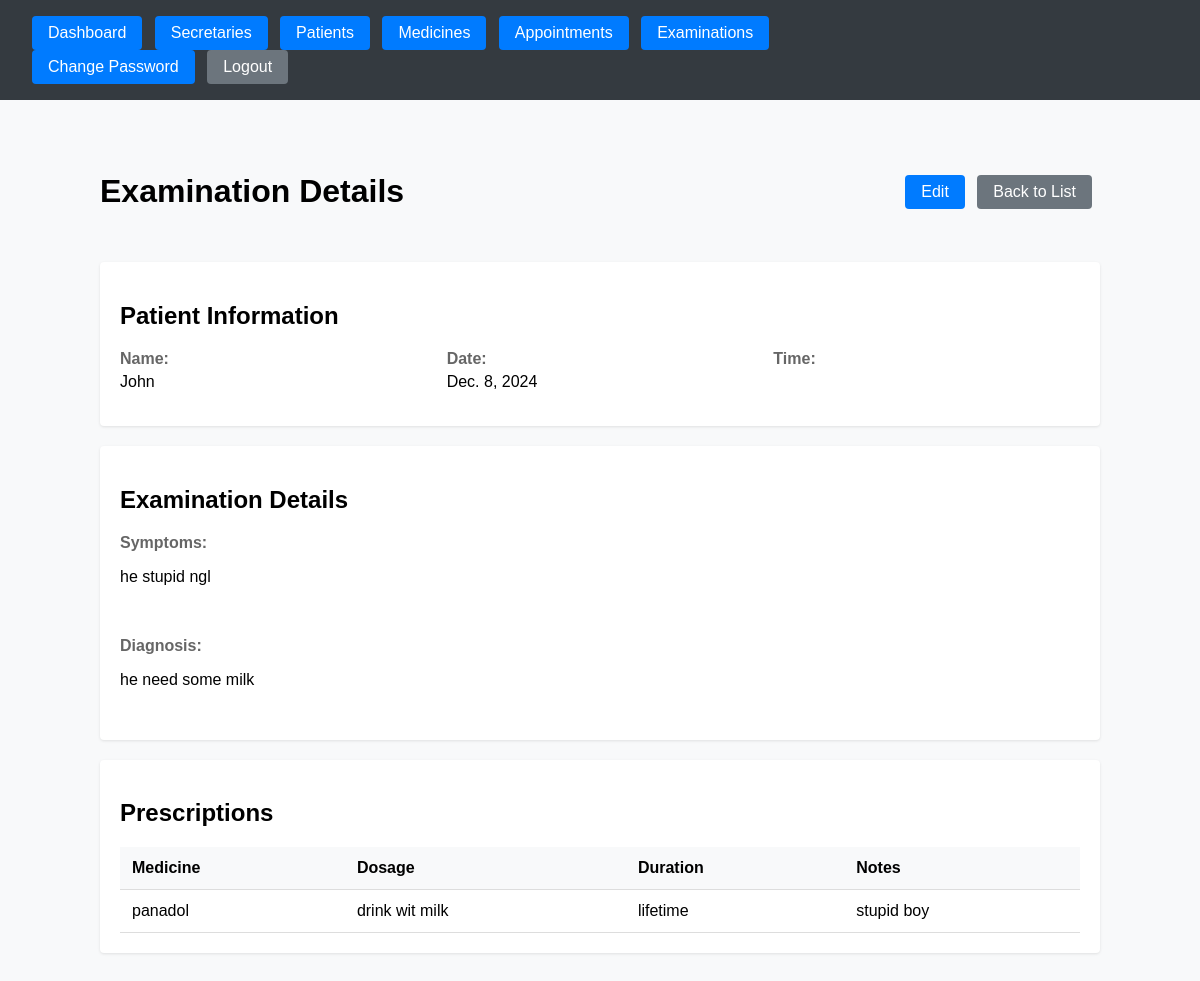
/examinations/3/ (signed in), run on the app's committed database.
### secretary_dash/models.py (models this page shows, shortened)
class Examination(models.Model):
    patient = models.ForeignKey(Patient, on_delete=models.CASCADE)
    date = models.DateField(auto_now_add=True)
    symptoms = models.TextField()
    diagnosis = models.TextField()
    created_by = models.ForeignKey(User, on_delete=models.CASCADE)
    created_at = models.DateTimeField(auto_now_add=True)
    class Meta:
        ordering = ['-date']

class Patient(models.Model):
    name = models.CharField(max_length=100)
    phone = models.CharField(max_length=20)
    email = models.EmailField()
    address = models.TextField()
    date_of_birth = models.DateField()
    created_at = models.DateTimeField(auto_now_add=True)
    class Meta:
        ordering = ['name']

class Prescription(models.Model):
    examination = models.ForeignKey(Examination, on_delete=models.CASCADE)
    medicine = models.ForeignKey(Medicine, on_delete=models.CASCADE)
    dosage = models.CharField(max_length=100)
    duration = models.CharField(max_length=100)
    notes = models.TextField(blank=True)

class Medicine(models.Model):
    name = models.CharField(max_length=100)
    description = models.TextField()
    side_effects = models.TextField()
    created_at = models.DateTimeField(auto_now_add=True)
    class Meta:
        ordering = ['name']

### secretary_dash/views.py (the view)
# urls.py: path('examinations/<int:pk>/', views.examination_detail, name='examination_detail'),
@login_required
@user_passes_test(lambda u: u.is_superuser)
def examination_detail(request, pk):
    examination = get_object_or_404(Examination, pk=pk)
    return render(request, 'secretary_dash/doctor/examination_detail.html', {
        'examination': examination
    })

### secretary_dash/templates/secretary_dash/doctor/examination_detail.html (shortened to what this page needs)
{% extends 'secretary_dash/doctor/base.html' %}
{% block content %}
<div class="examination-detail-container">
    <div class="header">
        <h1>Examination Details</h1>
        <div class="actions">
            <a href="{% url 'secretary_dash:examination_edit' examination.id %}" class="btn btn-primary">Edit</a>
            <a href="{% url 'secretary_dash:examination_list' %}" class="btn btn-secondary">Back to List</a>
        </div>
    </div>
    <div class="detail-section">
        <h2>Patient Information</h2>
        <div class="info-grid">
            <div class="info-item">
                <label>Name:</label>
                <span>{{ examination.patient.name }}</span>
            </div>
            <div class="info-item">
                <label>Date:</label>
                <span>{{ examination.date }}</span>
            </div>
            <div class="info-item">
                <label>Time:</label>
            </div>
        </div>
    </div>
    <div class="detail-section">
        <h2>Examination Details</h2>
        <div class="info-grid">
            <div class="info-item full-width">
                <label>Symptoms:</label>
                <p>{{ examination.symptoms }}</p>
            </div>
            <div class="info-item full-width">
                <label>Diagnosis:</label>
                <p>{{ examination.diagnosis }}</p>
            </div>
        </div>
    </div>
    <div class="detail-section">
        <h2>Prescriptions</h2>
        {% if examination.prescription_set.all %}
            <table>
                <thead>
                    <tr>
                        <th>Medicine</th>
                        <th>Dosage</th>
                        <th>Duration</th>
                        <th>Notes</th>
                    </tr>
                </thead>
                <tbody>
                    {% for prescription in examination.prescription_set.all %}
                        <tr>
                            <td>{{ prescription.medicine.name }}</td>
                            <td>{{ prescription.dosage }}</td>
                            <td>{{ prescription.duration }}</td>
                            <td>{{ prescription.notes }}</td>
                        </tr>
                    {% endfor %}
                </tbody>
            </table>
        {% else %}
            <p>No prescriptions added to this examination.</p>
        {% endif %}
    </div>
</div>
{% endblock %}

### secretary_dash/templates/secretary_dash/doctor/base.html (style rules this page uses)
body { margin: 0; font-family: Arial, sans-serif; background-color: #f8f9fa; }
.btn { display: inline-block; padding: 0.5rem 1rem; color: white; text-decoration: none; border-radius: 4px; margin-right: 0.5rem; background-color: #007bff; }
.btn-secondary { background-color: #6c757d; }

### secretary_dash/templates/secretary_dash/doctor/examination_detail.html (style rules this page uses)
.examination-detail-container { max-width: 1000px; margin: 0 auto; padding: 20px; }
.header { display: flex; justify-content: space-between; align-items: center; margin-bottom: 30px; }
.detail-section { background: white; padding: 20px; border-radius: 4px; margin-bottom: 20px; box-shadow: 0 1px 3px rgba(0,0,0,0.1); }
.info-grid { display: grid; grid-template-columns: repeat(auto-fit, minmax(200px, 1fr)); gap: 20px; }
.info-item { margin-bottom: 15px; }
.info-item label { display: block; font-weight: bold; margin-bottom: 5px; color: #666; }
.full-width { grid-column: 1 / -1; }
table { width: 100%; border-collapse: collapse; }
th, td { padding: 12px; text-align: left; border-bottom: 1px solid #ddd; }
th { background-color: #f8f9fa; font-weight: bold; }

### data on the page
Examination: patient.name "John", date "Dec. 8, 2024", symptoms "he stupid ngl", diagnosis "he need some milk"
Prescription: medicine.name "panadol", dosage "drink wit milk", duration "lifetime", notes "stupid boy"
